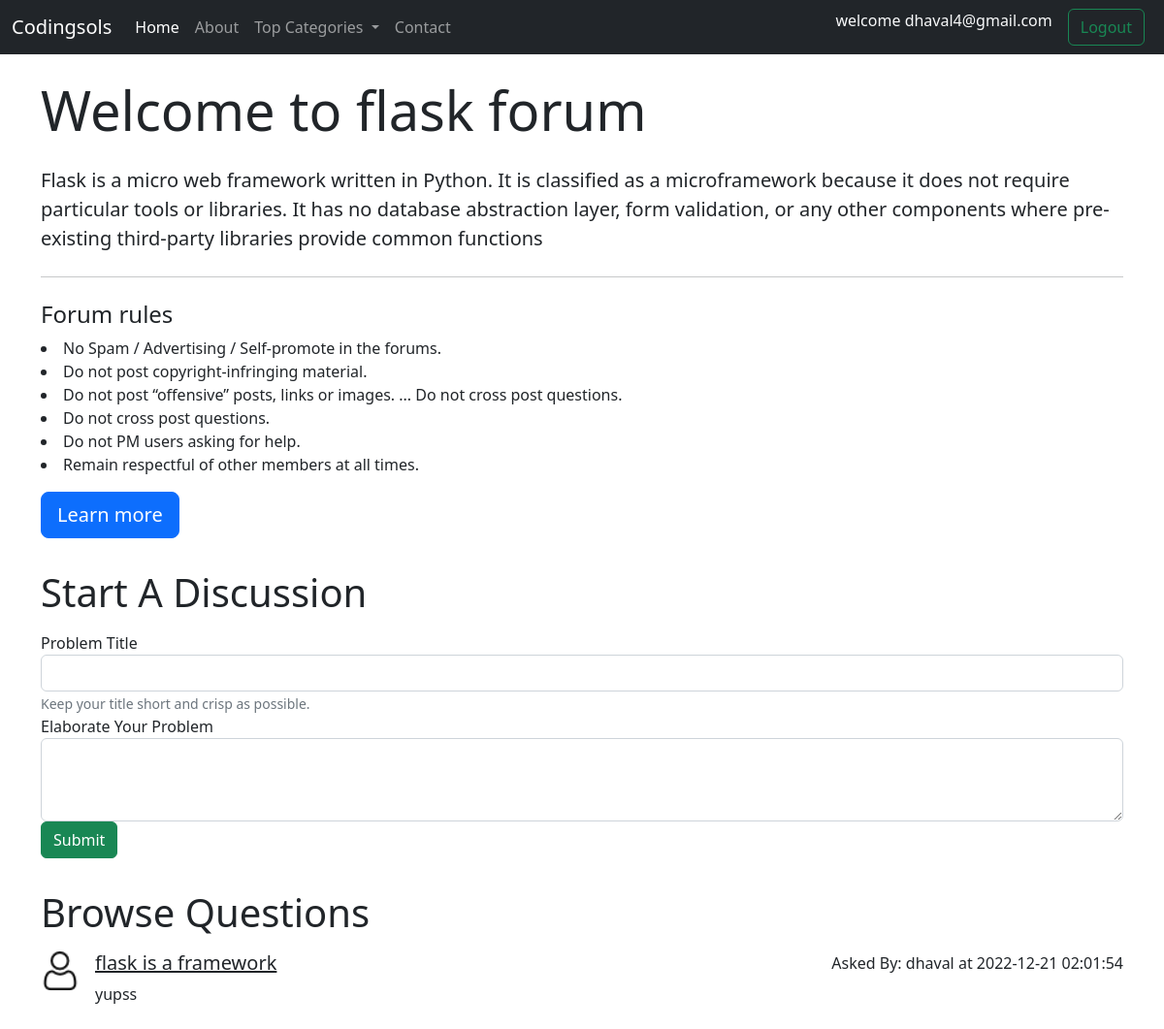
The app's page /threadlist.php?id=2 (signed in) with its own data.
### tables this page shows
CREATE TABLE `categories` (
  `category_id` int(255) NOT NULL,
  `category_name` varchar(255) NOT NULL,
  `category_description` text NOT NULL,
  `timestamp` timestamp NOT NULL DEFAULT current_timestamp() ON UPDATE current_timestamp()
);

CREATE TABLE `threads` (
  `thread_id` int(7) NOT NULL,
  `thread_title` varchar(255) NOT NULL,
  `thread_desc` text NOT NULL,
  `thread_cat_id` int(11) NOT NULL,
  `thread_user_id` int(11) NOT NULL,
  `timestamp` datetime NOT NULL
);

CREATE TABLE `users` (
  `srno` int(8) NOT NULL,
  `user_email` varchar(30) NOT NULL,
  `user_pass` varchar(255) NOT NULL,
  `timestamp` datetime NOT NULL DEFAULT current_timestamp()
);

### threadlist.php (the view, shortened to what this page needs)
<!doctype html>
<html lang="en">
  <head>
    <link href="https://cdn.jsdelivr.net/npm/bootstrap@5.2.2/dist/css/bootstrap.min.css" rel="stylesheet">
  </head>
  <body>
    <?php
    $id = $_GET['id'];
    include 'partials/_header.php';
    include 'partials/_dbconnect.php';
    $sql = "SELECT * FROM `categories` WHERE `category_id` = $id";
    $result = mysqli_query($con,$sql);
    while($row=mysqli_fetch_assoc($result))
    {
      $catname = $row['category_name'];
      $catdesc = $row['category_description'];
    }
    ?>
    <div class="container my-4">
    <div class="jumbotron">
  <h1 class="display-4">Welcome to <?php echo $catname;?> forum</h1>
  <p class="lead mt-4"><?php echo $catdesc;?></p>
  <hr class="my-4">
  <p>
  <h4>Forum rules</h4>
                <li>No Spam / Advertising / Self-promote in the forums.</li>
                <li>Do not post copyright-infringing material.</li>
                <li>Do not post “offensive” posts, links or images. ...
                    Do not cross post questions.</li>
                <li>Do not cross post questions.</li>
                <li>Do not PM users asking for help.</li>
                <li>Remain respectful of other members at all times.</li>
          </p>
  <a class="btn btn-primary btn-lg" href="#" role="button">Learn more</a>
</div>
    </div>
    <?php
if(isset($_SESSION['loggedin']) && $_SESSION['loggedin']==true){
  echo '
  <div class="container">
  <h1 class="py-2">Start A Discussion</h1>
        <form action="' . $_SERVER["REQUEST_URI"] . '" method="POST">
          <div class="form-group">
            <label for="title">Problem Title</label>
            <input type="text" class="form-control" id="title" name="title" aria-describedby="title">
            <small id="title" class="form-text text-muted">Keep your title short and crisp as possible.</small>
          </div>
          <div class="form-group">
          <label for="desc">Elaborate Your Problem</label>
          <textarea class="form-control" name="desc" id="desc" rows="3"></textarea>
          <input type="hidden" name="srno" value="'.$_SESSION['srno'].'"></div>
          <button type="submit" class="btn btn-success">Submit</button>
          </form>
          </div>
          ';
        }
        else
        {
          echo'
          <div class="container">
          <p class="lead">You are not logged in</p>
         </div>';
        }
          ?>
    <div class="container my-4">
        <h1 class="py-2">Browse Questions</h1>
    <?php
    $id = $_GET['id'];
    include 'partials/_dbconnect.php';
    $sql = "SELECT * FROM `threads` WHERE `thread_cat_id` = $id";
    $result = mysqli_query($con,$sql);
    while($row=mysqli_fetch_assoc($result))
    {
      $id = $row['thread_id'];
      $title = $row['thread_title'];
      $desc = $row['thread_desc'];
      $thread_time = $row['timestamp'];
      $thread_user_id = $row['thread_user_id'];
      $sql2 = "SELECT user_email FROM `users` WHERE srno='$thread_user_id'";
      $result2 = mysqli_query($con,$sql2);
      $row2 = mysqli_fetch_assoc($result2);
      $emm = $row2['user_email'];
      $sql3 = "SELECT srno FROM `users` WHERE user_email='$emm'";
      $result3 = mysqli_query($con,$sql3);
      $row3 = mysqli_fetch_assoc($result3);
      $srno = $row3['srno'];
        echo '<div class="d-flex">
        <div class="flex-shrink-0">
        <img src="img/user.png" width="40px">
        </div>
        <div class="flex-grow-1 ms-3">
        <h5 class="mt-0"><a class="text-dark" href="thread.php?threadid='.$id.'&srno='.$srno.'">'.$title.'</a>
        </h5>
        '.$desc.'</div>'.'<p class="font-weight-bold my-0">Asked By: '.$row2['user_email'].' at '.$thread_time.'</p>'.'
        </div>';
    }
    ?>
  </body>
</html>

### records on screen
categories: category_name "flask", category_description "Flask is a micro web framework written in Python. It is classified as a microframework because it does not require particular tools or libraries. It has no database abstraction layer, form validation, or any other components where pre-existing third-party libraries provide common functions"
threads: thread_title "flask is a framework", thread_desc "yupss", users.user_email "dhaval", timestamp "2022-12-21 02:01:54"

### other values on screen
$_SESSION['useremail'] "dhaval4@gmail.com"
